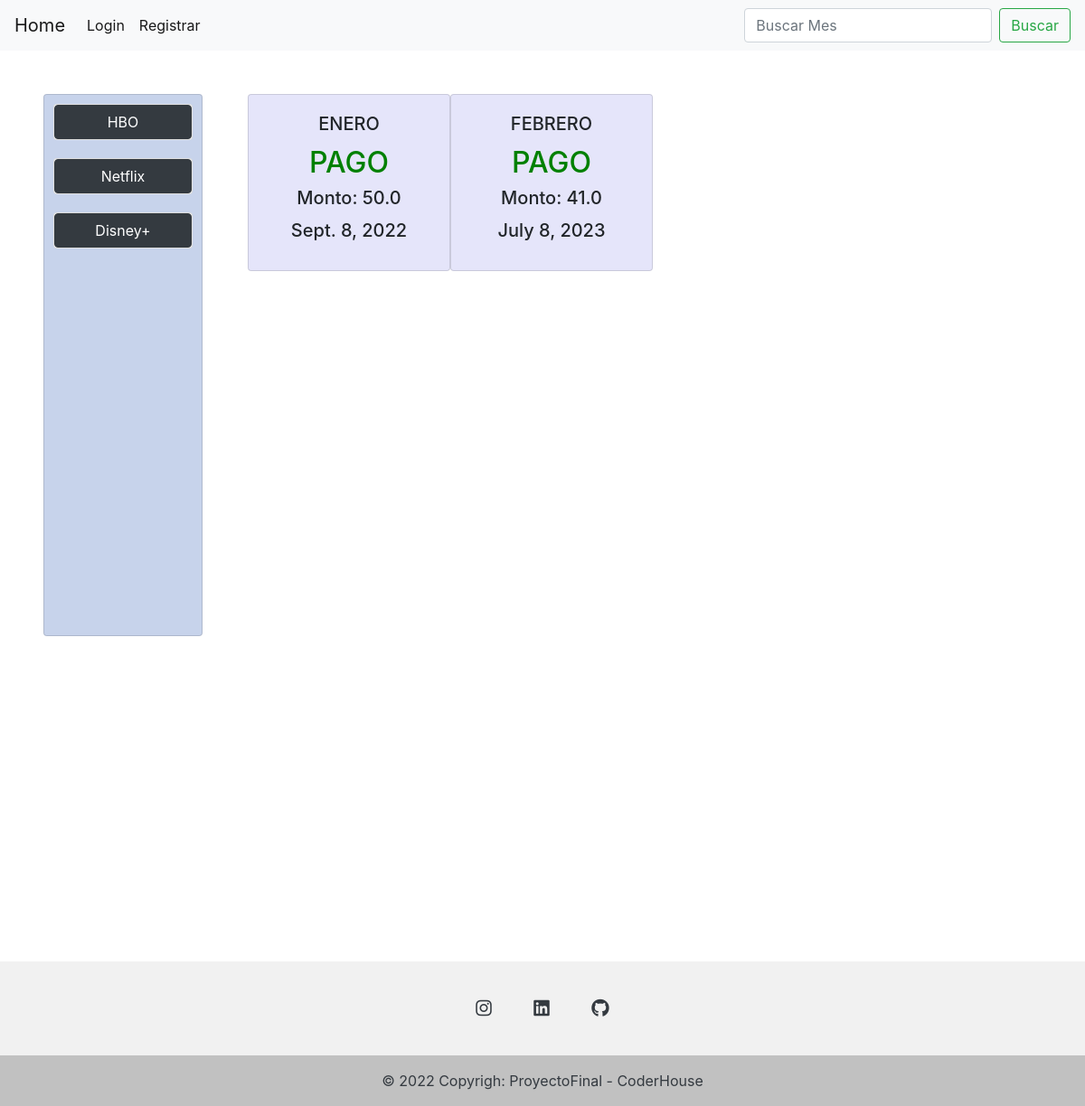
The page /usuarios/ver-pagos/ on the database as committed earlier.
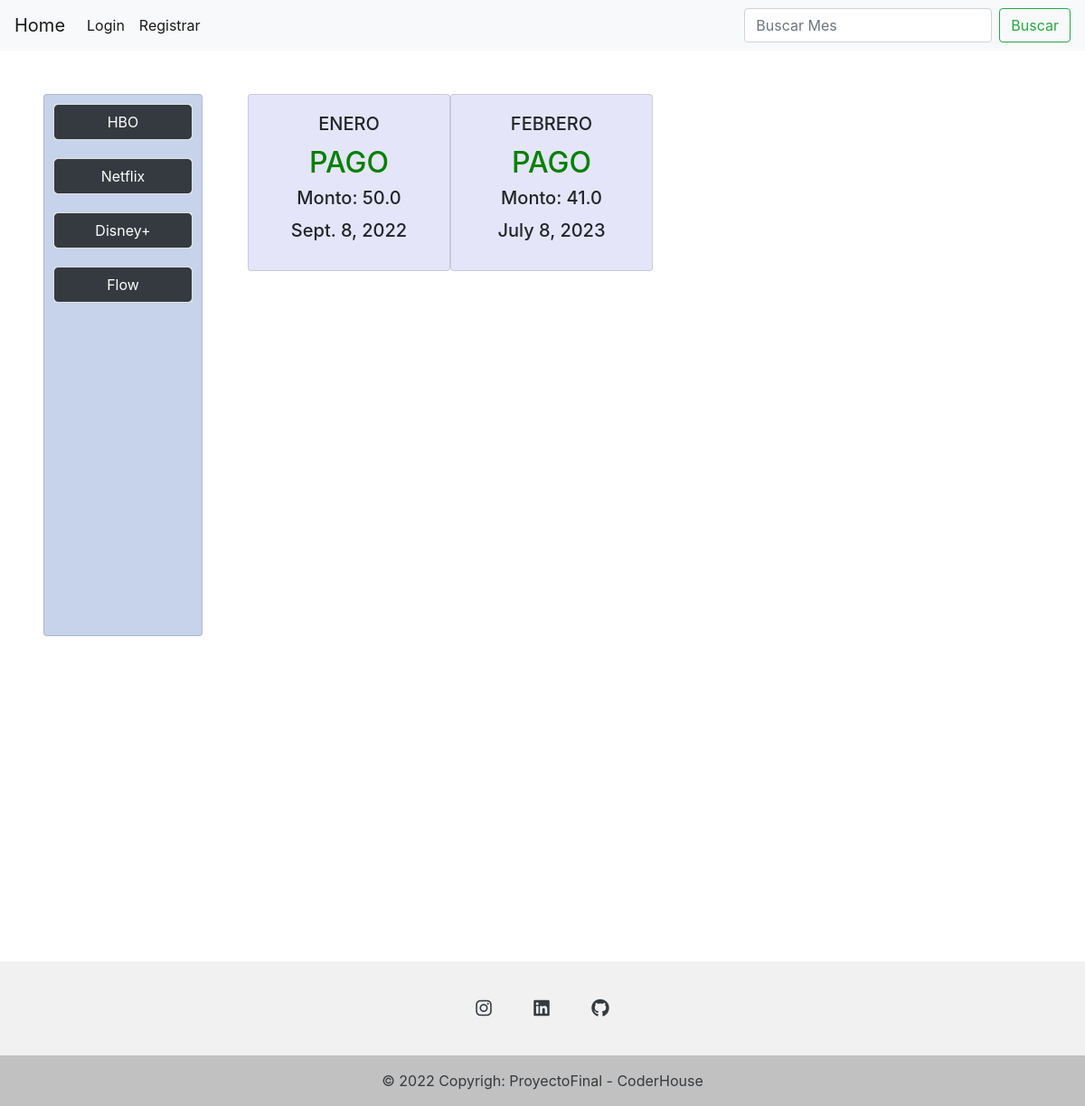
The same page on the database as committed later.
### Servicios/models.py (models this page shows, shortened)
class Servicios(models.Model):
    servicio = models.CharField(max_length=40)
    precio = models.FloatField()
    descripcion =  models.CharField(max_length=40)
    habilitar = models.BooleanField(default=False)
    class Meta:
        verbose_name = 'Servicio'
        verbose_name_plural = 'Servicios'

class Meses(models.Model):
    nombre = models.CharField(max_length=40,null=True,blank=True)
    precio=models.FloatField()
    pagado=models.BooleanField(default=False)
    fecha= models.DateField (auto_now=False)
    class Meta:
        verbose_name = 'Mes'
        verbose_name_plural = 'Meses'

### Servicios/views.py (the view)
# urls.py: path('ver-pagos/', ver_pagos, name='buscar-mes'),
def ver_pagos(request):
    data=Meses.objects.all()
    data2=Servicios.objects.all()
    context={"meses": data, "servicios": data2}
    return render(request, 'ver-pagos.html', context=context)

### templates/ver-pagos.html (shortened to what this page needs)
{% extends "login.html" %}
{% block body %}
    <div class="container text-center m-5" style="height: 800px">
        <div class="row" style="height: 600px">
            <div class="card" style="width: 11rem;background-color:rgba(36, 85, 175, 0.253) ; ">
                {% for servicio in servicios %}
                <div class="card" style="margin: 10px;">
                    <a href="/usuarios/info-mes/{{servicio.servicio}}" type="button"
                        class="btn btn-dark">{{servicio.servicio}}</a>
                </div>
                {% endfor %}
            </div>
            <div class="col-10">
                <div class="row">
                    <div style="margin-left: 50px;" class="row" style="height: 800px;">
                        {% for mes in meses %}
                        {% if mes.pagado %}
                        <div class="card" style="width: 14rem;background-color:rgba(38, 41, 209, 0.116) ; ">
                            <div class="card-body">
                                <h5 class="card-title">{{mes.nombre}}</h5>
                                <h2 style="color: green">PAGO</h2>
                                <h5 class="card-title">Monto: {{mes.precio}}</h5>
                                <h5 class="card-title">{{mes.fecha}}</h5>
                                {% endif %}
                            </div>
                        </div>
                        {% endfor %}
</body>
{% endblock %}

Rows that differ between the two databases and show on the page:
added Servicios: servicio "Flow"
